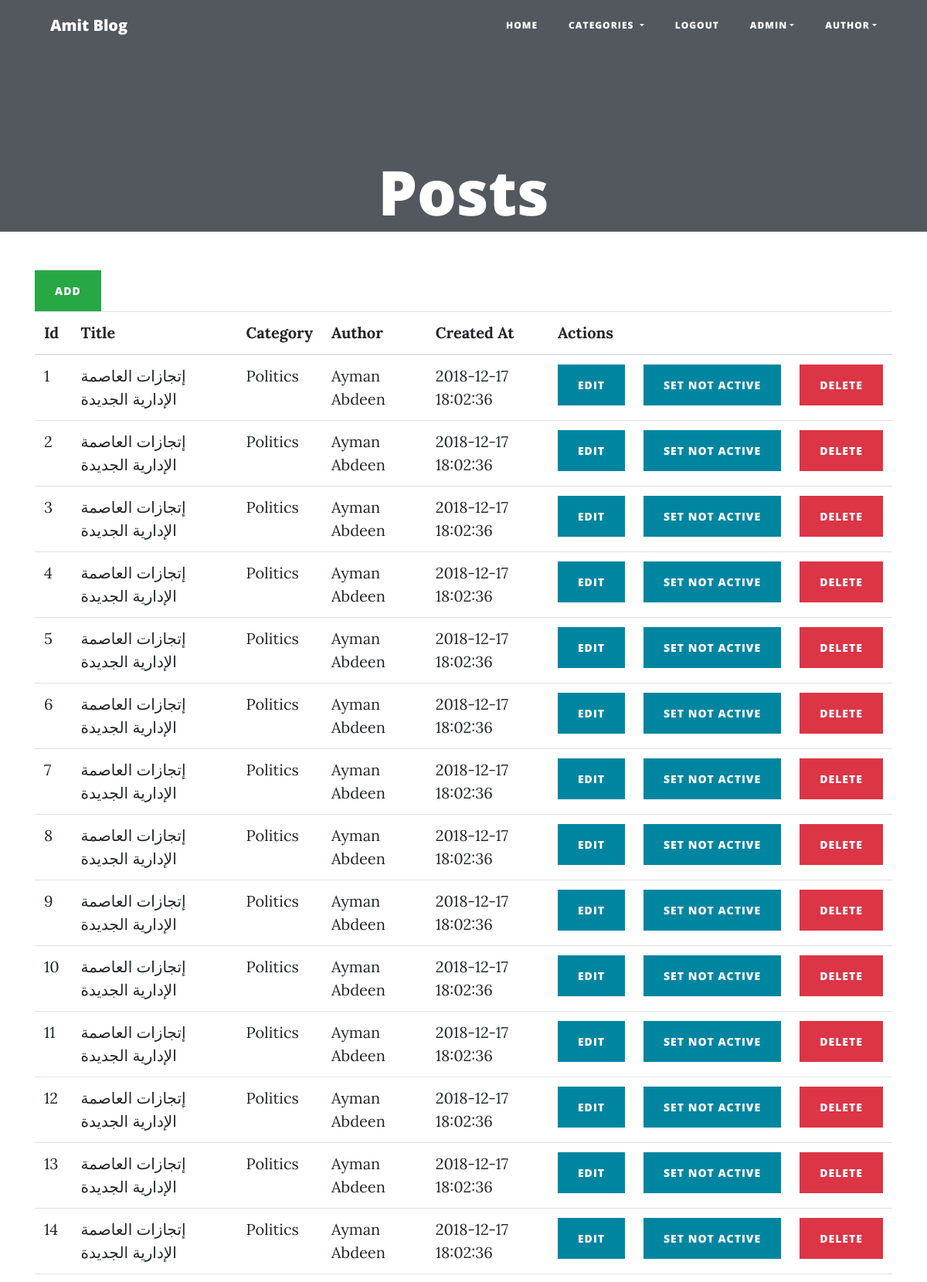
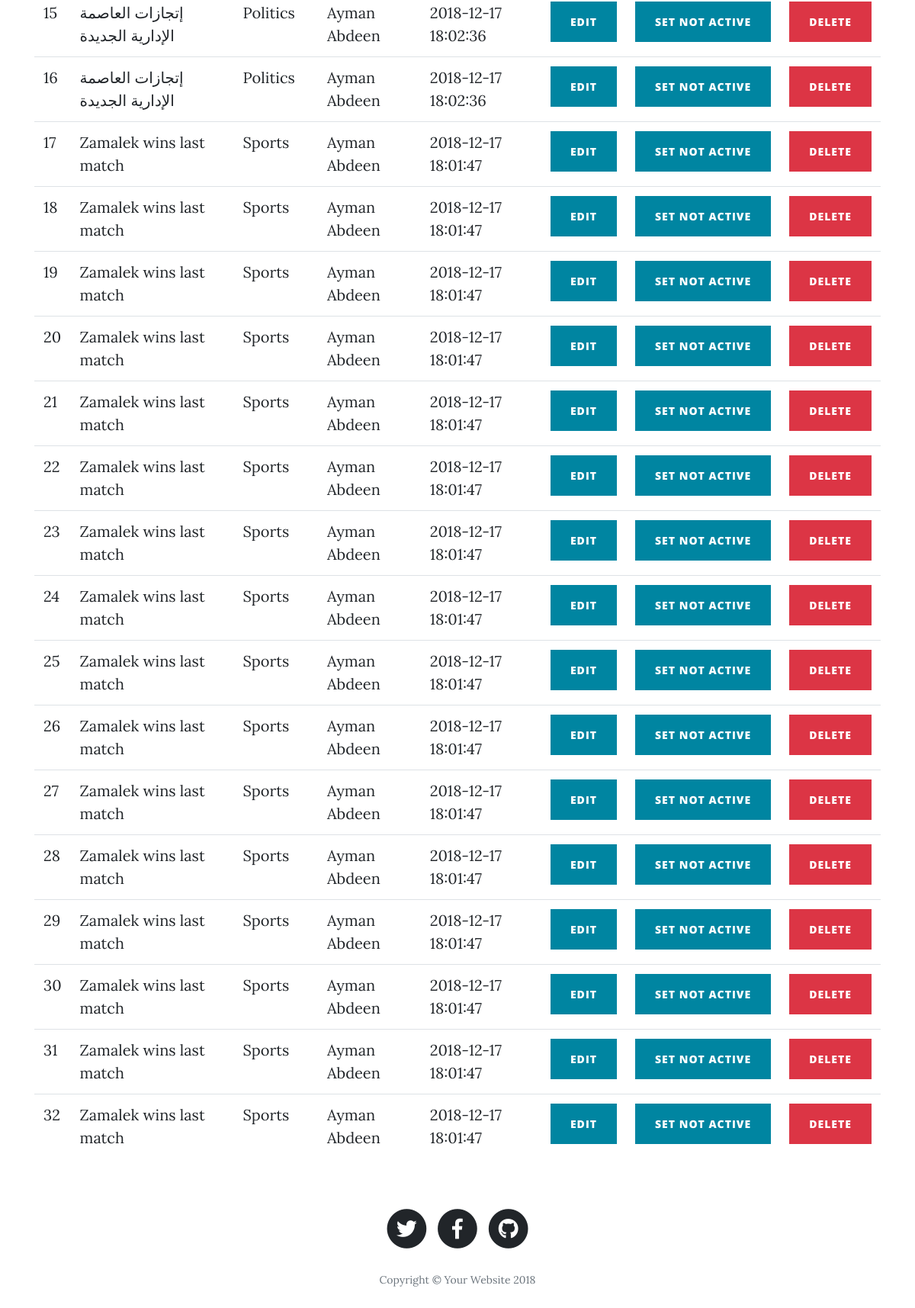
/admin/posts.php (signed in), run on the app's committed database (2 pictures, top to bottom).
### tables this page shows
CREATE TABLE IF NOT EXISTS `posts` (
  `id` int(10) UNSIGNED NOT NULL AUTO_INCREMENT,
  `category_id` int(10) UNSIGNED NOT NULL,
  `user_id` int(10) UNSIGNED NOT NULL,
  `title` varchar(4000) NOT NULL,
  `content` text NOT NULL,
  `picture` varchar(255) NOT NULL,
  `created_at` timestamp NOT NULL DEFAULT CURRENT_TIMESTAMP,
  `is_active` tinyint(1) NOT NULL,
  PRIMARY KEY (`id`),
  KEY `users_posts_fk` (`user_id`),
  KEY `categories_posts_fk` (`category_id`)
);

CREATE TABLE IF NOT EXISTS `categories` (
  `id` int(10) UNSIGNED NOT NULL AUTO_INCREMENT,
  `name` varchar(255) NOT NULL,
  PRIMARY KEY (`id`)
);

CREATE TABLE IF NOT EXISTS `users` (
  `id` int(10) UNSIGNED NOT NULL AUTO_INCREMENT,
  `username` varchar(255) NOT NULL,
  `password` varchar(255) NOT NULL,
  `name` varchar(255) NOT NULL,
  `picture` varchar(255) NOT NULL,
  `is_author` tinyint(1) NOT NULL DEFAULT '0',
  `is_admin` tinyint(1) NOT NULL DEFAULT '0',
  PRIMARY KEY (`id`),
  UNIQUE KEY `username` (`username`)
);

### helper/database.php (called while the page is built, shortened)
<?php
function getRows($q){
    $result=[];
    $con = mysqli_connect("localhost","blog_user","blog_user123","amit_blog");
    mysqli_set_charset($con,"utf8");
    $query = mysqli_query($con,$q);
    while($row=mysqli_fetch_array($query)){
        array_push($result,$row);
    }
    return $result;
}

### helper/posts.php (called while the page is built, shortened)
<?php
require_once($base_dir.'helper/database.php');
function getAdminPosts(){
    $query="SELECT posts.*,users.name as user_name,categories.name as category_name
    FROM posts LEFT JOIN users ON users.id=posts.user_id
    LEFT JOIN categories  on categories.id=posts.category_id ORDER BY posts.created_at desc";
    return getRows($query);
}

### admin/posts.php (the view, shortened to what this page needs)
<?php
require_once('../helper/config.php');
require_once($base_dir.'layouts/header.php');
require_once($base_dir.'helper/posts.php');
$posts=getAdminPosts();
?>
 <header class="masthead" style="height: 300px;">
      <div class="overlay"></div>
      <div class="container">
        <div class="row">
          <div class="col-lg-8 col-md-10 mx-auto">
            <div class="site-heading">
              <h1>Posts</h1>
            </div>
          </div>
        </div>
      </div>
    </header>
    <div class="container">
        <div class="row">
            <div class="col-md-12">
            <a href="addPost.php" class="btn btn-success">Add</a>
                <table class="table">
                    <thead>
                        <tr>
                            <th>Id</th>
                            <th>Title</th>
                            <th>Category</th>
                            <th>Author</th>
                            <th>Created At</th>
                            <th colspan="3">Actions</th>
                        </tr>
                    </thead>
                    <tbody>
                    <?php
                    $i=1;
                    foreach($posts as $post){
                        ?>
<tr>
                        <td><?php echo $i++?></td>
                        <td><?php echo $post['title'];?></td>
                        <td><?php echo $post['category_name'];?></td>
                        <td><?php echo $post['user_name'];?></td>
                        <td><?php echo $post['created_at'];?></td>
                        <td width="50px">
                        <a class="btn btn-primary" href="editPost.php?id=<?php echo $post['id'];?>">Edit</a>
                        </td>
                        <td width="50px">
                        <?php
                        if($post['is_active']){
?>
  <form action="posts.php" method="POST">
                                <button type="submit" class="btn btn-sm btn-primary">Set Not Active</button>
                            </form>
<?php
                        }
                        ?>
                        </td>
                        <td width="50px">
                            <form action="posts.php" method="POST">
                                <button type="submit" class="btn btn-sm btn-danger" onclick="return confirmDelete();">Delete</button>
                            </form>
                        </td>
                        </tr>
                        <?php
                    }
                    ?>
                    </tbody>
                </table>
            </div>
        </div>
    </div>
<?php
require_once($base_dir.'layouts/footer.php');

### data on the page
posts: title "إتجازات العاصمة الإدارية الجديدة", category.name "Politics", user.name "Ayman Abdeen", created_at "2018-12-17 18:02:36"
posts: title "إتجازات العاصمة الإدارية الجديدة", category.name "Politics", user.name "Ayman Abdeen", created_at "2018-12-17 18:02:36"
posts: title "إتجازات العاصمة الإدارية الجديدة", category.name "Politics", user.name "Ayman Abdeen", created_at "2018-12-17 18:02:36"
posts: title "إتجازات العاصمة الإدارية الجديدة", category.name "Politics", user.name "Ayman Abdeen", created_at "2018-12-17 18:02:36"
posts: title "إتجازات العاصمة الإدارية الجديدة", category.name "Politics", user.name "Ayman Abdeen", created_at "2018-12-17 18:02:36"
posts: title "إتجازات العاصمة الإدارية الجديدة", category.name "Politics", user.name "Ayman Abdeen", created_at "2018-12-17 18:02:36"
posts: title "إتجازات العاصمة الإدارية الجديدة", category.name "Politics", user.name "Ayman Abdeen", created_at "2018-12-17 18:02:36"
posts: title "إتجازات العاصمة الإدارية الجديدة", category.name "Politics", user.name "Ayman Abdeen", created_at "2018-12-17 18:02:36"
posts: title "إتجازات العاصمة الإدارية الجديدة", category.name "Politics", user.name "Ayman Abdeen", created_at "2018-12-17 18:02:36"
posts: title "إتجازات العاصمة الإدارية الجديدة", category.name "Politics", user.name "Ayman Abdeen", created_at "2018-12-17 18:02:36"
posts: title "إتجازات العاصمة الإدارية الجديدة", category.name "Politics", user.name "Ayman Abdeen", created_at "2018-12-17 18:02:36"
posts: title "إتجازات العاصمة الإدارية الجديدة", category.name "Politics", user.name "Ayman Abdeen", created_at "2018-12-17 18:02:36"
posts: title "إتجازات العاصمة الإدارية الجديدة", category.name "Politics", user.name "Ayman Abdeen", created_at "2018-12-17 18:02:36"
posts: title "إتجازات العاصمة الإدارية الجديدة", category.name "Politics", user.name "Ayman Abdeen", created_at "2018-12-17 18:02:36"
posts: title "إتجازات العاصمة الإدارية الجديدة", category.name "Politics", user.name "Ayman Abdeen", created_at "2018-12-17 18:02:36"
posts: title "إتجازات العاصمة الإدارية الجديدة", category.name "Politics", user.name "Ayman Abdeen", created_at "2018-12-17 18:02:36"
posts: title "Zamalek wins last match", category.name "Sports", user.name "Ayman Abdeen", created_at "2018-12-17 18:01:47"
posts: title "Zamalek wins last match", category.name "Sports", user.name "Ayman Abdeen", created_at "2018-12-17 18:01:47"
posts: title "Zamalek wins last match", category.name "Sports", user.name "Ayman Abdeen", created_at "2018-12-17 18:01:47"
posts: title "Zamalek wins last match", category.name "Sports", user.name "Ayman Abdeen", created_at "2018-12-17 18:01:47"
posts: title "Zamalek wins last match", category.name "Sports", user.name "Ayman Abdeen", created_at "2018-12-17 18:01:47"
posts: title "Zamalek wins last match", category.name "Sports", user.name "Ayman Abdeen", created_at "2018-12-17 18:01:47"
posts: title "Zamalek wins last match", category.name "Sports", user.name "Ayman Abdeen", created_at "2018-12-17 18:01:47"
posts: title "Zamalek wins last match", category.name "Sports", user.name "Ayman Abdeen", created_at "2018-12-17 18:01:47"
posts: title "Zamalek wins last match", category.name "Sports", user.name "Ayman Abdeen", created_at "2018-12-17 18:01:47"
posts: title "Zamalek wins last match", category.name "Sports", user.name "Ayman Abdeen", created_at "2018-12-17 18:01:47"
posts: title "Zamalek wins last match", category.name "Sports", user.name "Ayman Abdeen", created_at "2018-12-17 18:01:47"
posts: title "Zamalek wins last match", category.name "Sports", user.name "Ayman Abdeen", created_at "2018-12-17 18:01:47"
posts: title "Zamalek wins last match", category.name "Sports", user.name "Ayman Abdeen", created_at "2018-12-17 18:01:47"
posts: title "Zamalek wins last match", category.name "Sports", user.name "Ayman Abdeen", created_at "2018-12-17 18:01:47"
posts: title "Zamalek wins last match", category.name "Sports", user.name "Ayman Abdeen", created_at "2018-12-17 18:01:47"
posts: title "Zamalek wins last match", category.name "Sports", user.name "Ayman Abdeen", created_at "2018-12-17 18:01:47"
